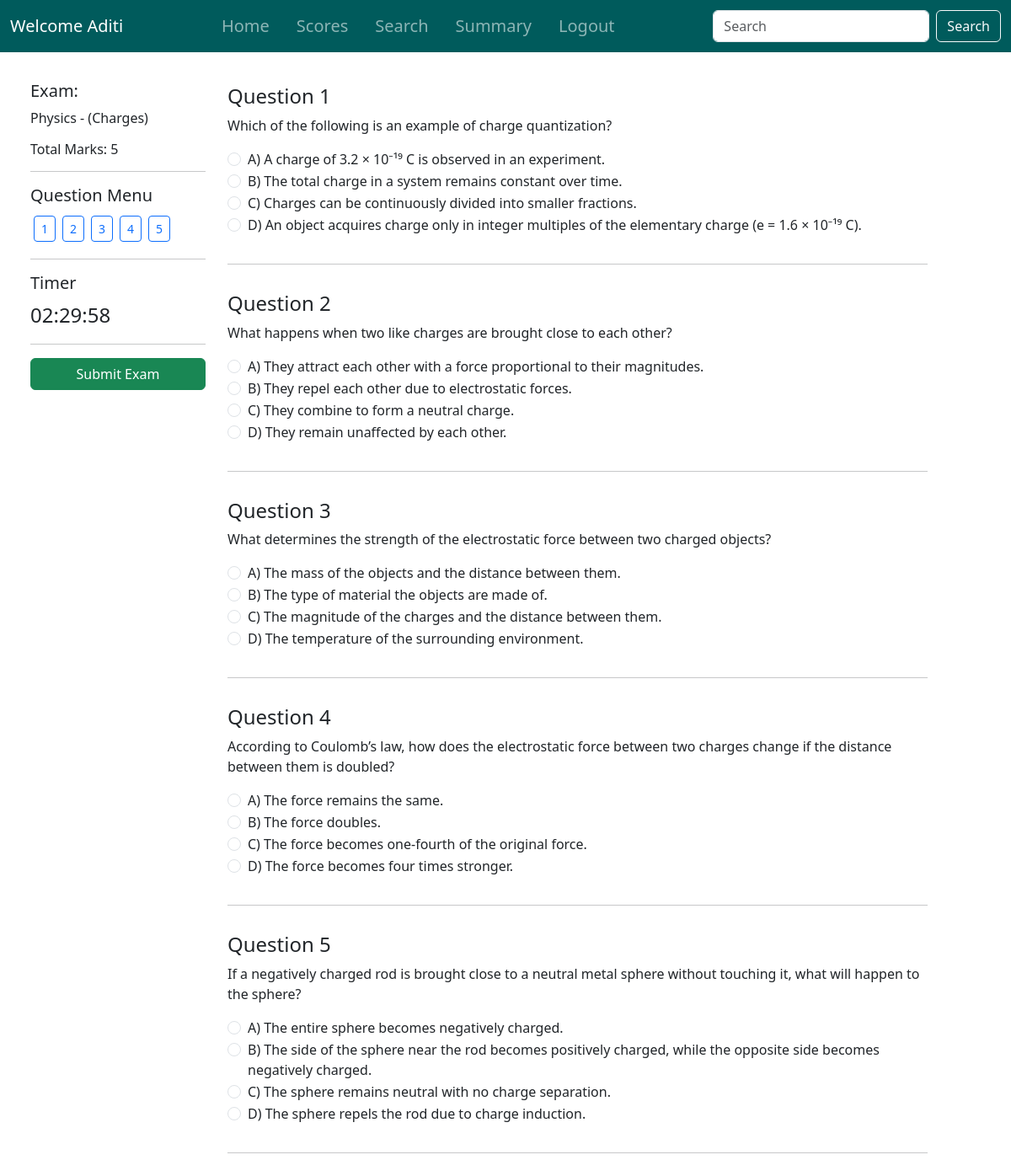
The page /exam_portal/1 (signed in) on the database its author committed.
### controllers/models.py (models this page shows, shortened)
class User(db.Model, UserMixin):
    __tablename__ = 'user'
    id = db.Column(db.Integer, primary_key=True)
    fullname = db.Column(db.String(200), nullable=False)
    email = db.Column(db.String(150), unique=True, nullable=False)
    username = db.Column(db.String(100), unique=True, nullable=False)
    dob = db.Column(db.Date, nullable=False)
    qualification = db.Column(db.String(200))
    document_path = db.Column(db.String(length=200), nullable=False)  # Path to uploaded document
    password = db.Column(db.String(60), nullable=False)

class Subject(db.Model):
    id = db.Column(db.Integer, primary_key=True)
    name = db.Column(db.String(200), unique=True, nullable=False)
    description = db.Column(db.Text)
    chapters = db.relationship('Chapter', backref='subject', cascade='all, delete-orphan')

class Chapter(db.Model):
    id = db.Column(db.Integer, primary_key=True)
    name = db.Column(db.String(200), nullable=False, unique=True)
    description = db.Column(db.Text, nullable=False)
    no_of_quizes = db.Column(db.Integer, nullable=False) # I don't know how to use this stuff.
    subject_id = db.Column(db.Integer, db.ForeignKey('subject.id'), nullable=False)
    quizzes = db.relationship('Quiz', backref='chapter', cascade='all, delete-orphan')

class Question(db.Model):
    id = db.Column(db.Integer, primary_key=True)
    quiz_id = db.Column(db.Integer, db.ForeignKey('quiz.id'), nullable=False)
    question_title = db.Column(db.String(30), nullable=False)
    question_statement = db.Column(db.Text, nullable=False)
    option1 = db.Column(db.String(255), nullable=False)
    option2 = db.Column(db.String(255), nullable=False)
    option3 = db.Column(db.String(255), nullable=False)
    option4 = db.Column(db.String(255), nullable=False)
    correct_option = db.Column(db.Integer, nullable=False)  # Stores option number (1-4)

### controllers/routes.py (the view)
@app.route('/exam_portal/<int:quiz_id>')
@login_required
def exam_portal(quiz_id):
    quiz = Quiz.query.filter_by(id=quiz_id).first()
    if isinstance(quiz.time_duration, set):
        quiz.time_duration = list(quiz.time_duration)[0] #extract the time in the str format
    hrs, mins = map(int, quiz.time_duration.split(":"))
    print(f"Quiz time duration: {quiz.time_duration}", type(quiz.time_duration))
    total_secs = (hrs * 3600) + (mins * 60)
    questions = quiz.questions
    current_question_index = 1  # Start with the first question
    questions_data = [
        {
            "id": q.id,
            "question_title": q.question_title,
            "question_statement": q.question_statement,
            "option1": q.option1,
            "option2": q.option2,
            "option3": q.option3,
            "option4": q.option4,
            "correct_option": q.correct_option
        }
        for q in quiz.questions
    ]
    return render_template('exam_portal.html', quiz=quiz, quiz_duration=total_secs, questions=questions_data, current_question_index=current_question_index)

### controllers/models.py (called while the page is built)
@login_manager.user_loader
def load_user(user_id):
    try:
        user_type, id = user_id.split('-')
        id = int(id)
        if user_type == 'admin':
            return Admin.query.get(id)
        else:
            return User.query.get(id)
    except (ValueError, AttributeError):
        print(f"ERROR: Invalid user_id: {user_id}")
        return None

    @hybrid_property
    def no_of_questions(self):
        return len(self.questions)

### controllers/templates/exam_portal.html (shortened to what this page needs)
{% extends 'base.html' %}
{% block content %}
<div class="container py-4">
    <div class="row">
        <div class="col-md-3 bg-white p-3 fixed-nav">
            <h5 class="me-5">Exam:</h5>
            <p>{{ quiz.subject.name }} - ({{ quiz.chapter.name }})</p>
            <h6>Total Marks: {{ quiz.no_of_questions * 1 }}</h6>
            <hr>
            <h5>Question Menu</h5>
            <div class="d-flex flex-wrap">
                {% for i in range(quiz.no_of_questions) %}
                    <button class="btn btn-sm btn-outline-primary m-1 question-nav" data-target="#question-{{ i }}">{{ loop.index }}</button>
                {% endfor %}
            </div>
            <hr>
            <h5>Timer</h5>
            <div id="timer" class="fs-4">00:00:00</div>
            <hr>
            <button class="btn btn-success w-100" id="submitExam">Submit Exam</button>
        </div>
        <div class="col-md-9">
            {% for question in questions %}
            <div id="question-{{ loop.index }}" class="question-section py-3" data-question-id="{{ question.id }}">
                <h4>Question {{ loop.index }}</h4>
                <p>{{ question.question_statement }}</p>
                <div>
                    {% for i in range(1, 5) %}
                    <div class='form-check'>
                        <input class='form-check-input' type='radio' name='answer-{{ question.id }}' id='option{{ i }}-{{ question.id }}' value='{{ i }}'>
                        <label class='form-check-label' for='option{{ i }}-{{ question.id }}'> {{ question['option' ~ i] }} </label>
                    </div>
                    {% endfor %}
                </div>
            </div>
            <hr>
            {% endfor %}
        </div>
    </div>
</div>
{% endblock %}

### controllers/templates/base.html (shortened to what this page needs)
<!doctype html>
<html lang="en">
<head>
    <link rel="stylesheet" href="https://cdnjs.cloudflare.com/ajax/libs/font-awesome/6.0.0-beta3/css/all.min.css">
    <link href="https://cdn.jsdelivr.net/npm/bootstrap@5.3.3/dist/css/bootstrap.min.css" rel="stylesheet"
>
    <link rel="stylesheet" href="../static/styles.css">
</head>
<body class="d-flex flex-column min-vh-100">
    <header>
        <nav class="navbar navbar-expand-lg navbar-dark fixed-top color custom-navbar">
            <div class="container-fluid">
                {% if current_user.is_authenticated %}
                <a class="navbar-brand me-auto" href="#">
                    Welcome {{ current_user.username if current_user.username else current_user.email.split('@')[0] }}
                </a>
                <div class="collapse navbar-collapse justify-content-center" id="navbarNavAltMarkup">
                    <div class="navbar-nav">
                        <a class="nav-link fs-5 px-3 py-2" aria-current="page" href="{{url_for('dashboard')}}">Home</a>
                        {% if current_user.__tablename__ == 'admin' %}
                            <a class="nav-link fs-5 px-3 py-2" href="{{url_for('quiz_management')}}">Quiz</a>
                        {% elif current_user.__tablename__ == 'user' %}
                            <a class="nav-link fs-5 px-3 py-2" href="{{ url_for('quiz_scores', user_id=current_user.id)}}">Scores</a>
                        {% endif %}
                        <a class="nav-link fs-5 px-3 py-2" href="{{url_for('search')}}">Search</a>
                        <a class="nav-link fs-5 px-3 py-2" href="{{url_for('summary')}}">Summary</a>
                        <a class="nav-link fs-5 px-3 py-2" href="{{url_for('logout')}}">Logout</a>
                    </div>
                </div>
                <form class="d-flex ms-auto">
                    <input class="form-control me-2" type="search" placeholder="Search" aria-label="Search">
                    <button class="btn btn-outline-light" type="submit">Search</button>
                </form>
                {% endif %}
            </div>
        </nav>
    </header>
    <main class="flex-grow-1">
        {% block content %}
        {% endblock %}
    </main>
</body>
</html>

### controllers/static/styles.css (style rules this page uses)
body { padding-top: 60px; }
.custom-navbar { background-color: #005B5C; }

### controllers/templates/exam_portal.html (style rules this page uses)
.fixed-nav { position: fixed; top: 80px; left: 20px; width: 20%; height: 100vh; overflow-y: auto; z-index: 1000; }
.col-md-9 { margin-left: 20%; }

### rows shown on the page
User: username "Aditi"
Subject: subject.name "Physics"
Chapter: chapter.name "Charges"
Question: question_statement "Which of the following is an example of charge quantization?", option1 "A) A charge of 3.2 × 10⁻¹⁹ C is observed in an experiment." "B) The total charge in a system remains constant over time." "C) Charges can be continuously divided into smaller fractions." "D) An object acquires charge only in integer multiples of the elementary charge (e = 1.6 × 10⁻¹⁹ C)."
Question: question_statement "What happens when two like charges are brought close to each other?", option1 "A) They attract each other with a force proportional to their magnitudes." "B) They repel each other due to electrostatic forces." "C) They combine to form a neutral charge." "D) They remain unaffected by each other."
Question: question_statement "What determines the strength of the electrostatic force between two charged objects?", option1 "A) The mass of the objects and the distance between them." "B) The type of material the objects are made of." "C) The magnitude of the charges and the distance between them." "D) The temperature of the surrounding environment."
Question: question_statement "According to Coulomb’s law, how does the electrostatic force between two charges change if the distance between them is doubled?", option1 "A) The force remains the same." "B) The force doubles." "C) The force becomes one-fourth of the original force." "D) The force becomes four times stronger."
Question: question_statement "If a negatively charged rod is brought close to a neutral metal sphere without touching it, what will happen to the sphere?", option1 "A) The entire sphere becomes negatively charged." "B) The side of the sphere near the rod becomes positively charged, while the opposite side becomes negatively charged." "C) The sphere remains neutral with no charge separation." "D) The sphere repels the rod due to charge induction."

### other values the page prints
{{ quiz.no_of_questions * 1 }} "5"
